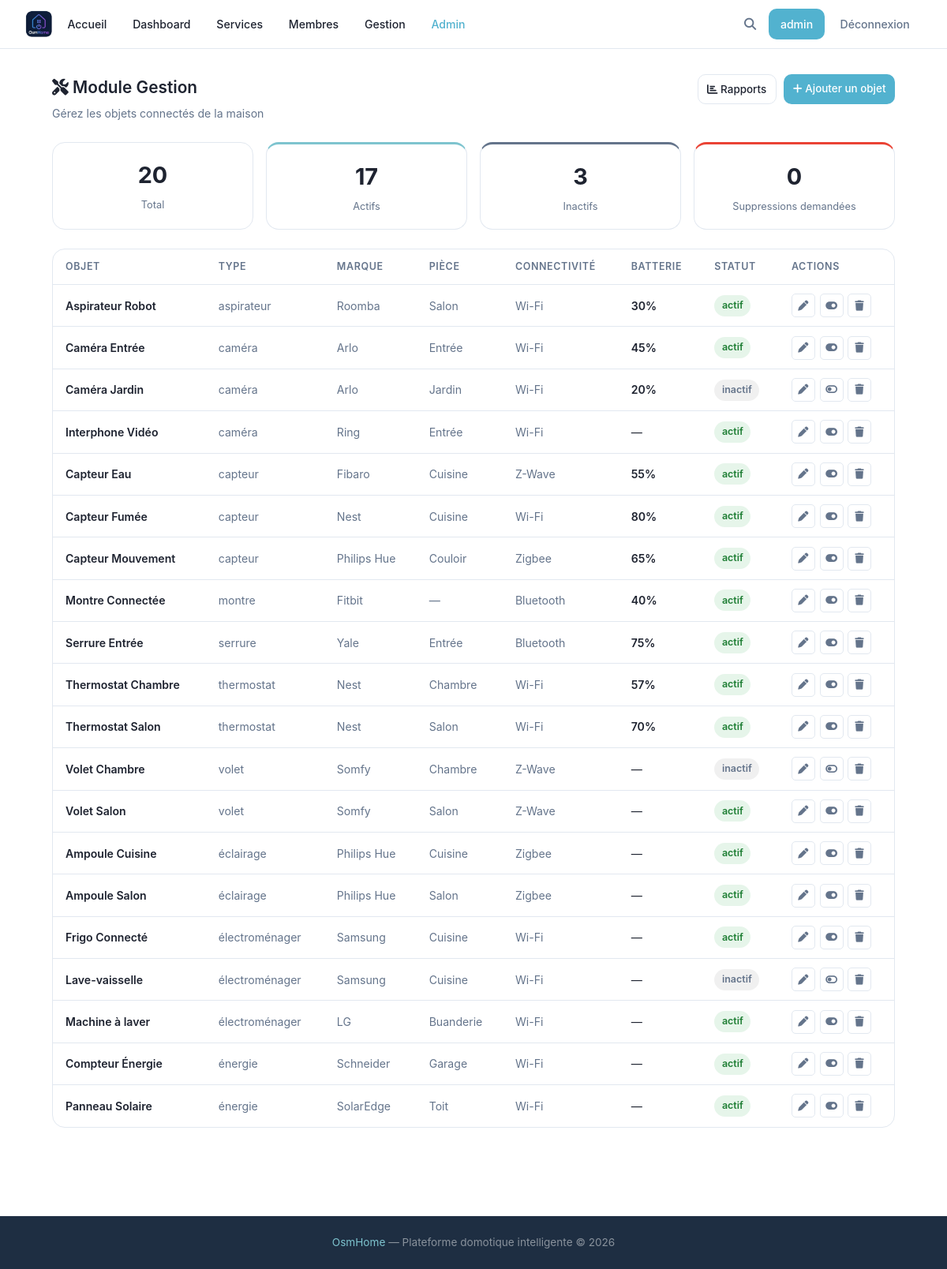
The app's page /gestion (signed in), older data.
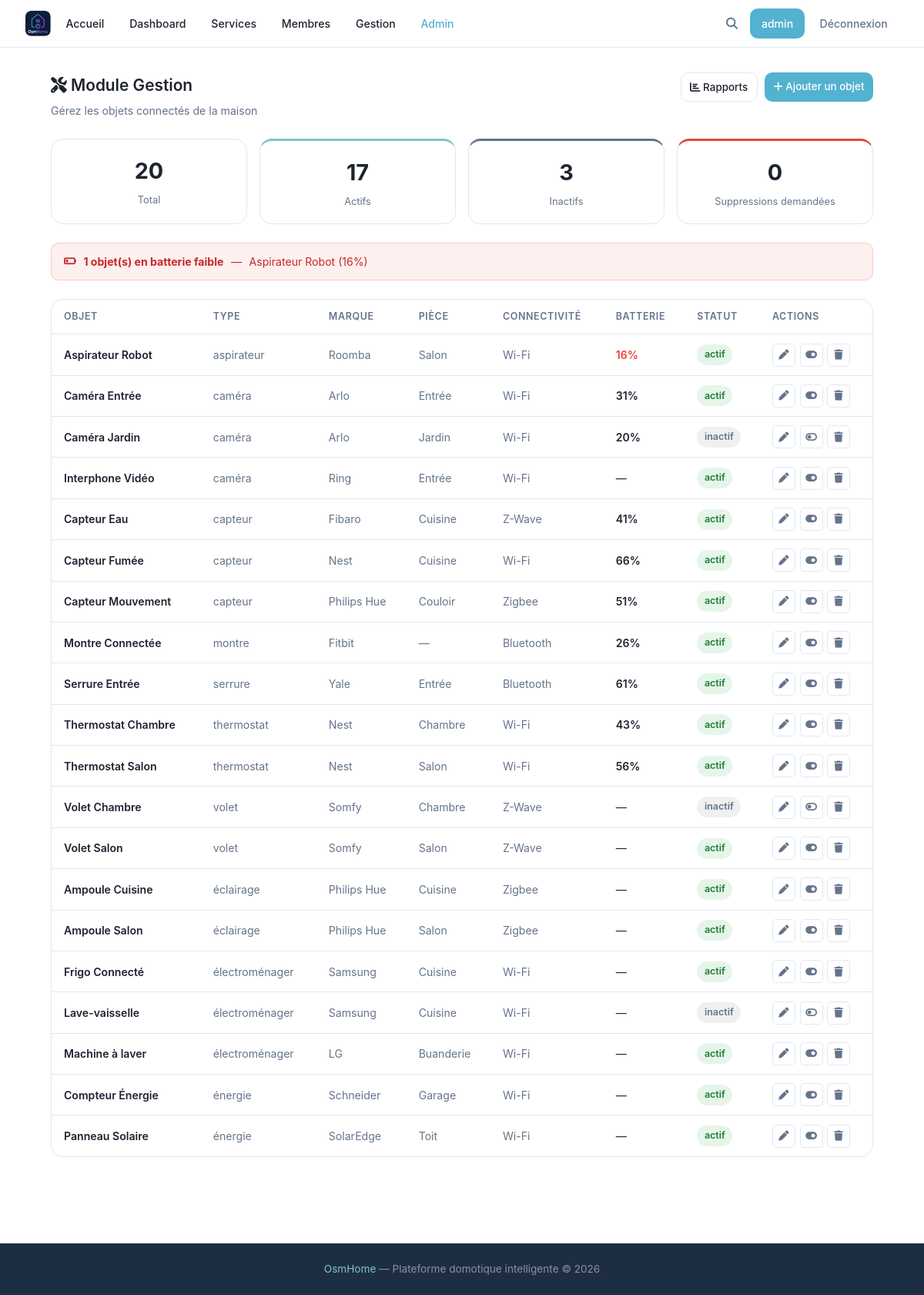
The same page, newer data.
### tables this page shows
CREATE TABLE devices (
            id INTEGER PRIMARY KEY AUTOINCREMENT,
            name TEXT,
            description TEXT,
            type TEXT,
            brand TEXT,
            status TEXT DEFAULT 'actif',
            connectivity TEXT,
            battery INTEGER,
            room TEXT
        , deletion_requested INTEGER DEFAULT 0, config TEXT);

### main.py (the view)
@app.route('/gestion')
def gestion():
    r = _require_gestion()
    if r: return r
    devices = utils.getDevicesForGestion()
    stats   = utils.getGestionStats()
    return flask.render_template('gestion.html', user=flask.session.get('username'),
                                 devices=devices, stats=stats)

### main.py (called while the page is built)
@app.context_processor
def inject_types():
    try:
        types = utils.getTypes()
    except Exception:
        types = []
    is_admin = False
    user_level = None
    if flask.session.get('username'):
        u = utils.getUser(flask.session['username'])
        is_admin = bool(u and u['role'] == 'admin')
        user_level = u['level'] if u else None
    return {'types': types, 'is_admin': is_admin, 'user_level': user_level}

def _require_gestion():
    if 'username' not in flask.session:
        return flask.redirect('/login')
    u = utils.getUser(flask.session['username'])
    if not u or u['level'] not in ('avance', 'expert'):
        flask.abort(403)
    return None

### utils.py (called while the page is built)
def openDB() -> sqlite3.Connection:
    if 'db' not in flask.g:
        flask.g.db = sqlite3.connect(BASE)
        flask.g.db.row_factory = sqlite3.Row
    return flask.g.db

def closeDB(_ = None):
    db = flask.g.pop("db", None)
    if db is not None:
        db.close()

def getUser(username: str):
    db = openDB()
    return db.execute(
        'SELECT * FROM users WHERE username = ?',
        (username,)
    ).fetchone()

### templates/gestion.html (shortened to what the changed rows need)
{% extends 'base.html' %}
{% block extra_css %}<link rel="stylesheet" href="{{ url_for('static', filename='css/gestion.css') }}">{% endblock %}
{% block content %}
<div class="gestion-page">
    <div class="gestion-header">
        <div>
            <h2><i class="fa-solid fa-screwdriver-wrench"></i> Module Gestion</h2>
        </div>
        <div class="gestion-header-actions">
        </div>
    </div>
    <div class="gestion-stats">
        <div class="gestion-stat">
        </div>
        <div class="gestion-stat gestion-stat--active">
        </div>
        <div class="gestion-stat gestion-stat--inactive">
        </div>
        <div class="gestion-stat gestion-stat--pending">
        </div>
    </div>
    {% if stats.low_battery %}
    <div class="gestion-alert">
        <i class="fa-solid fa-battery-quarter"></i>
        <strong>{{ stats.low_battery | length }} objet(s) en batterie faible</strong> —
        {% for d in stats.low_battery %}<span>{{ d['name'] }} ({{ d['battery'] }}%)</span>{% if not loop.last %}, {% endif %}{% endfor %}
    </div>
    {% endif %}
    <div class="gestion-table-wrap">
        <table class="gestion-table">
            <thead>
                <tr>
                    <th>Objet</th>
                    <th>Type</th>
                    <th>Marque</th>
                    <th>Pièce</th>
                    <th>Connectivité</th>
                    <th>Batterie</th>
                    <th>Statut</th>
                    <th>Actions</th>
                </tr>
            </thead>
            <tbody>
                {% for d in devices %}
                <tr class="{{ 'row-pending-delete' if d['deletion_requested'] }}" data-id="{{ d['id'] }}">
                    <td>
                        <a href="/device/{{ d['id'] }}" class="gestion-device-name">{{ d['name'] }}</a>
                    </td>
                    <td class="text-muted">{{ d['type'] }}</td>
                    <td class="text-muted">{{ d['brand'] or '—' }}</td>
                    <td class="text-muted">{{ d['room'] or '—' }}</td>
                    <td class="text-muted">{{ d['connectivity'] or '—' }}</td>
                    <td>
                        {% if d['battery'] is not none %}
                        <span class="battery-val {{ 'battery-low' if d['battery'] < 20 }}">
                            {{ d['battery'] }}%
                        </span>
                        {% else %}—{% endif %}
                    </td>
                    <td>
                        <span class="status-toggle {{ 'status-active' if d['status'] == 'actif' else 'status-inactive' }}"
                              id="status-{{ d['id'] }}">
                            {{ d['status'] }}
                        </span>
                    </td>
                    <td class="gestion-actions">
                        {% if user_level == 'expert' %}
                        <a href="/gestion/device/{{ d['id'] }}/edit" class="btn-action btn-action--edit" title="Modifier">
                            <i class="fa-solid fa-pen"></i>
                        </a>
                        {% else %}
                        <span class="btn-action btn-action--locked" title="Niveau Expert requis (30 pts)">
                            <i class="fa-solid fa-lock"></i>
                        </span>
                        {% endif %}
                        <button class="btn-action btn-action--toggle" data-id="{{ d['id'] }}"
                                data-status="{{ d['status'] }}" title="Activer / Désactiver">
                            {% if d['status'] == 'actif' %}
                            <i class="fa-solid fa-toggle-on"></i>
                            {% else %}
                            <i class="fa-solid fa-toggle-off"></i>
                            {% endif %}
                        </button>
                        <button class="btn-action {{ 'btn-action--cancel-del' if d['deletion_requested'] else 'btn-action--delete' }}"
                                data-id="{{ d['id'] }}" data-requested="{{ '1' if d['deletion_requested'] else '0' }}"
                                title="{{ 'Annuler la demande' if d['deletion_requested'] else 'Demander suppression' }}">
                            {% if d['deletion_requested'] %}
                            <i class="fa-solid fa-rotate-left"></i>
                            {% else %}
                            <i class="fa-solid fa-trash"></i>
                            {% endif %}
                        </button>
                    </td>
                </tr>
                {% endfor %}
            </tbody>
        </table>
    </div>
</div>
{% endblock %}

Row changes from the older to the newer data that the page shows:
now on one of the page's lists (row edited): devices: name "Aspirateur Robot", battery "16"
changed devices "Aspirateur Robot": battery "30" → "16"
changed devices "Caméra Entrée": battery "45" → "31"
changed devices "Capteur Eau": battery "55" → "41"
changed devices "Capteur Fumée": battery "80" → "66"
changed devices "Capteur Mouvement": battery "65" → "51"
changed devices "Montre Connectée": battery "40" → "26"
changed devices "Serrure Entrée": battery "75" → "61"
changed devices "Thermostat Chambre": battery "57" → "43"
changed devices "Thermostat Salon": battery "70" → "56"
Text that changed along with them:
{{ stats.low_battery | length }}: (not shown) → "1"
text now shown: "objet(s) en batterie faible —"
